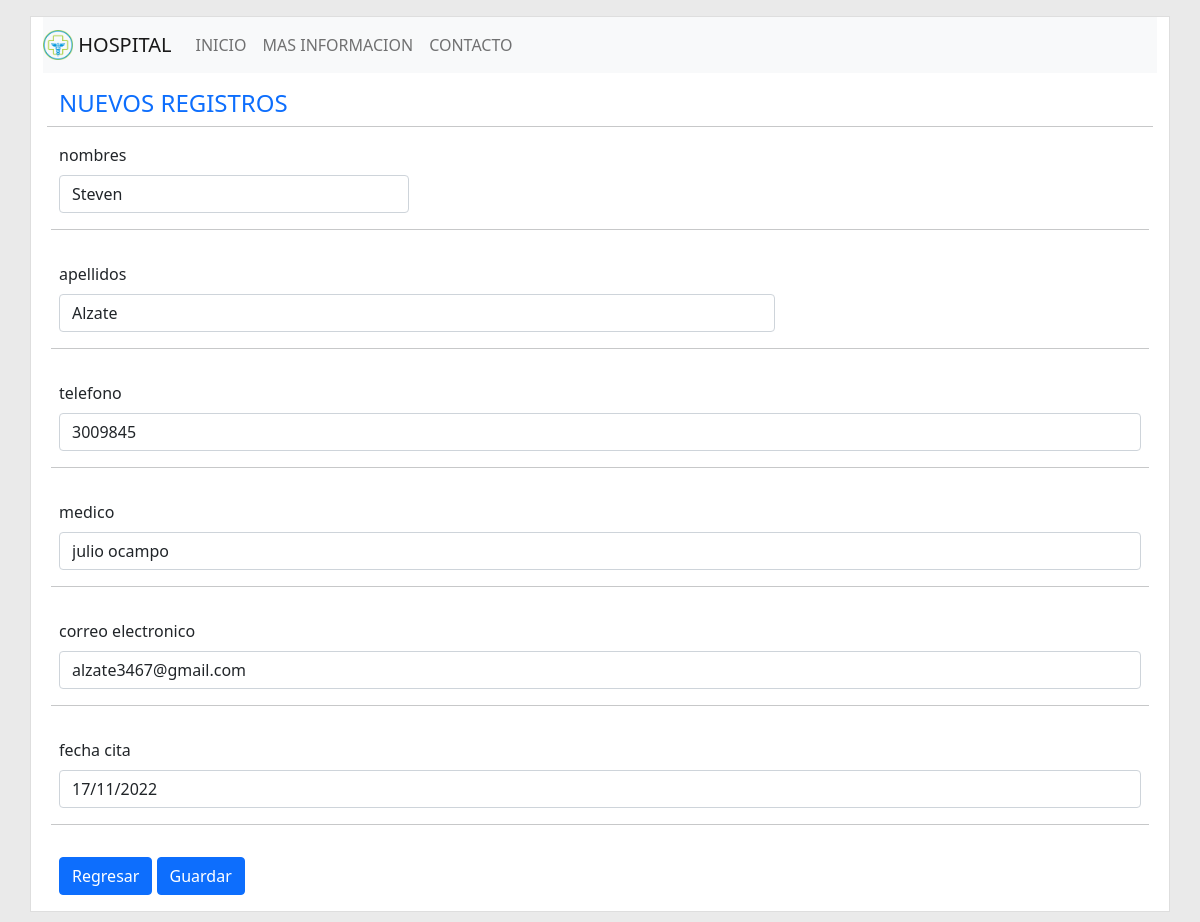
The page /editar.php?id=4 on the database its author committed.
### tables this page shows
CREATE TABLE `pacientes` (
  `id` int(11) NOT NULL,
  `nombres` varchar(100) NOT NULL,
  `apellidos` varchar(100) NOT NULL,
  `medico` varchar(255) NOT NULL,
  `telefono` varchar(15) NOT NULL,
  `correo_electronico` varchar(64) NOT NULL,
  `fecha_cita` varchar(20) NOT NULL,
  `activo` tinyint(4) NOT NULL
);

### editar.php (the view, shortened to what this page needs)
<?php
$db = new Database();
$con = $db->conectar();
$id = $_GET['id'];
$activo = 1;
$query = $con->prepare("SELECT nombres, apellidos, medico, telefono, correo_electronico, fecha_cita FROM pacientes WHERE id=:id AND activo=:activo");
$query->execute(['id'=>$id, 'activo'=>$activo]);
$num = $query->rowCount();
if ($num>0) {
    $row = $query->fetch(PDO::FETCH_ASSOC);
}else{
    header("Location: index.php");
}
?>
<!DOCTYPE html>
<html lang="en">
<head>
    <link rel="stylesheet" href="public/css/bootstrap.min.css">
    <link rel="stylesheet" href="public/css/estilos.css">
</head>
<body class="py-3">
<main class="container contenedor">
<nav class="navbar navbar-expand-lg navbar-light bg-light">
        <a class="navbar-brand" href="#">
        <img src="img/hospital-clinic-plus-logo.png" width="30" height="30" class="d-inline-block align-top" alt=""> HOSPITAL</a>
        <div class="collapse navbar-collapse" id="navbarNav">
        <ul class="navbar-nav">
        <li class="nav-item active">
            <a class="nav-link" href="index.php"> INICIO</a>
        </li>
        <li class="nav-item">
            <a class="nav-link" href="info.php"> MAS INFORMACION</a>
        </li>
        <li class="nav-item">
            <a class="nav-link" href="contacto.php"> CONTACTO</a>
        </li>
        </ul>
        </div>
        </nav>
        <div class="p-3 rounded">
            <div class="row">
                <div class="col">
                    <h4 class="text-primary">NUEVOS REGISTROS</h4>
                </div>
                <hr>
            </div>
            <div class="row">
                <div class="col">
                    <form class="row g-3" method="post" action="guarda.php" autocomplete="off">
                        <div class="col-md-4">
                            <label for="nombres" class="form-label">nombres</label>
                            <input type="text" id="nombres" name="nombres" class="form-control" value="<?php echo $row['nombres']; ?>" required autofocus>
                        </div>
                        <hr>
                        <div class="col-md-8">
                            <label for="apellidos" class="form-label">apellidos</label>
                            <input type="text" id="apellidos" name="apellidos" class="form-control" value="<?php echo $row['apellidos']; ?>" required autofocus>
                        </div>
                        <hr>
                        <div class="col-md-12">
                            <label for="telefono" class="form-label">telefono</label>
                            <input type="text" id="telefono" name="telefono" class="form-control" value="<?php echo $row['telefono']; ?>" required autofocus>
                        </div>
                        <hr>
                        <div class="col-md-12">
                            <label for="medico" class="form-label">medico</label>
                            <input type="text" id="medico" name="medico" class="form-control" value="<?php echo $row['medico']; ?>" required autofocus>
                        </div>
                        <hr>
                        <div class="col-md-12">
                            <label for="correo_electronico" class="form-label">correo electronico</label>
                            <input type="text" id="correo_electronico" name="correo_electronico" class="form-control" value="<?php echo $row['correo_electronico']; ?>" required autofocus>
                        </div>
                        <hr>
                        <div class="col-md-12">
                            <label for="fecha_cita" class="form-label">fecha cita</label>
                            <input type="text" id="fecha_cita" name="fecha_cita" class="form-control" value="<?php echo $row['fecha_cita']; ?>" required autofocus>
                        </div>
                        <hr>
                        <div class="col-md-12">
                            <a href="index.php" class="btn btn-primary">Regresar</a>
                            <button type="submit" class="btn btn-primary" >Guardar</button>
                        </div>
                    </form>
                </div>
            </div>
        </div>
    </main>
</body>
</html>

### public/css/estilos.css (style rules this page uses)
body { background-color: #EAEAEA; }
.contenedor { border:1px solid #dedede; background-color: #fff; }

### rows shown on the page
pacientes: nombres "Steven", apellidos "Alzate", telefono "3009845", medico "julio ocampo", correo_electronico "alzate3467@gmail.com", fecha_cita "17/11/2022"
